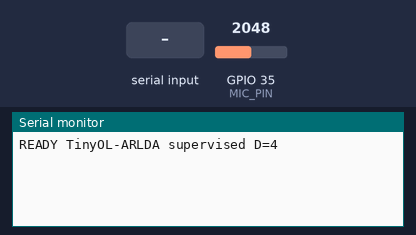
The sketch below on a simulated ESP32. Parts: the last lines printed to the serial monitor. Inputs (shaded band) come from the test bench; at power-on: GPIO 35 (MIC_PIN) = 2048 (analog values on the 0–4095 scale).

Above: at 1.4 s.
1.5 s: "90,45\n" received over Serial
At 1.9 s:
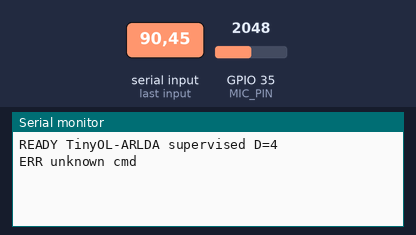
3.0 s: "R90\n" received over Serial
At 4.2 s:
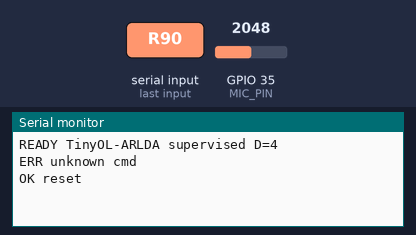
4.5 s: "S90\n" received over Serial
At 5.5 s:
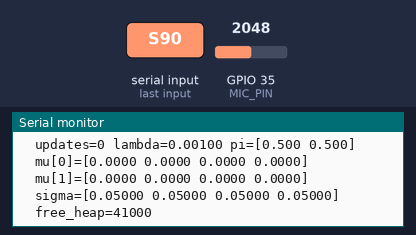
6.0 s: "M90\n" received over Serial
At 6.6 s:
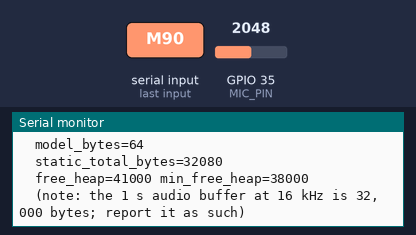
7.5 s: "L90\n" received over Serial
At 9.9 s:
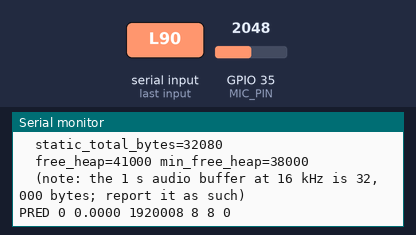

The sketch:

tinyol_arlda_firmware.ino
```cpp
// ============================================================================
// TinyOL-ARLDA firmware — Elecrow Mbits (ESP32-WROVER-B)
// ----------------------------------------------------------------------------
// Supervised online Regularized LDA with:
//   * EMA updates of class means, priors and a SHARED DIAGONAL covariance
//   * corrected shrinkage toward the scaled identity: sigma <- (1-l)*sigma + l*mean(sigma)
//   * adaptive lambda from the condition number of the diagonal covariance:
//       kappa = max(sigma)/min(sigma)
//       lambda_t = L_MIN + (L_MAX - L_MIN) * sigmoid(ALPHA * (kappa - KAPPA_REF))
//   * the 4 features retained by the manuscript's selection study:
//       rms, zcr, skewness, kurtosis   (no FFT, no MFCC)
//
// This matches the Python evaluation notebook (TinyOL_ARLDA class, 4-feature
// mode, supervised test-then-train). Every number the paper reports for the
// embedded platform must come from THIS code.
//
// Microphone: analog MEMS on GPIO35 (12-bit ADC), quiescent ~1850. NOT I2S.
//
// Serial protocol (921600 baud), one command per line:
//   R            reset model to initial state
//   S            print status: hyperparameters, model params, free heap
//   M            print memory report (static buffers + free heap)
//   L            live mode: capture 1 s from mic, predict, print
//   T <0|1>      live capture + supervised update with the given label
//   F <0|1>      frame replay: PC then sends NUM_SAMPLES int16 (little-endian);
//                device extracts features, predicts, updates with label,
//                replies  "PRED <yhat> <margin> <t_feat_us> <t_pred_us> <t_upd_us>"
//   P <0|1>      same as F but predict only (no update) — for a frozen model
// ============================================================================

#include <Arduino.h>
#include <math.h>

// ---------------------------- configuration --------------------------------
#define MIC_PIN          35
#define SAMPLE_RATE_HZ   16000          // must match the desktop pipeline (SR)
#define FRAME_SEC        1
#define NUM_SAMPLES      (SAMPLE_RATE_HZ * FRAME_SEC)
#define PERIOD_US        (1000000UL / SAMPLE_RATE_HZ)
#define ADC_MID          1850.0f        // quiescent ADC value (Elecrow: 1800-1900)
#define ADC_FULL         4095.0f

#define D                4              // rms, zcr, skewness, kurtosis
#define K                2              // normal (0), abnormal (1)

// ---- hyperparameters: UPDATE from the notebook's tuning output (4-feature run) ----
#define BETA        0.15f
#define L_MIN       0.001f
#define L_MAX       0.05f
#define ALPHA       0.01f
#define KAPPA_REF   100.0f
#define SIGMA_INIT  0.05f
#define SIGMA_EPS   1e-8f

// ---------------------------- static memory --------------------------------
// The paper's memory table must be reconstructed from these + the heap report.
static int16_t audio[NUM_SAMPLES];     // 32,000 bytes at 16 kHz / 1 s
static float   feat[D];                //     16 bytes

struct Model {
  float mu[K][D];                      // 2 * 4 * 4 =  32 bytes
  float pi[K];                         //          8 bytes
  float sigma[D];                      //         16 bytes
  float lambda;                        //          4 bytes
  uint32_t n_updates;
};
static Model model;                    // ~64 bytes total

static unsigned long t_acq_us = 0, t_feat_us = 0, t_pred_us = 0, t_upd_us = 0;

// ---------------------------- model --------------------------------------
void modelReset() {
  for (int k = 0; k < K; k++) {
    for (int d = 0; d < D; d++) model.mu[k][d] = 0.0f;
    model.pi[k] = 1.0f / K;
  }
  for (int d = 0; d < D; d++) model.sigma[d] = SIGMA_INIT;
  model.lambda = L_MIN;
  model.n_updates = 0;
}

static inline float clampf(float v, float lo, float hi) {
  return v < lo ? lo : (v > hi ? hi : v);
}

// discriminant scores; returns argmax and writes margin (top1 - top2)
int predict(const float *x, float *margin_out) {
  float g[K];
  for (int k = 0; k < K; k++) {
    float s = 0.0f;
    for (int d = 0; d < D; d++) {
      float inv = 1.0f / (model.sigma[d] > SIGMA_EPS ? model.sigma[d] : SIGMA_EPS);
      s += x[d] * inv * model.mu[k][d] - 0.5f * model.mu[k][d] * inv * model.mu[k][d];
    }
    s += logf(model.pi[k] > SIGMA_EPS ? model.pi[k] : SIGMA_EPS);
    g[k] = s;
  }
  int best = (g[1] > g[0]) ? 1 : 0;
  if (margin_out) *margin_out = fabsf(g[1] - g[0]);
  return best;
}

// supervised EMA update with corrected shrinkage + sigmoid lambda
void update(const float *x, int y) {
  // --- adaptive lambda from condition number of the diagonal covariance (O(D)) ---
  float smax = model.sigma[0], smin = model.sigma[0];
  for (int d = 1; d < D; d++) {
    if (model.sigma[d] > smax) smax = model.sigma[d];
    if (model.sigma[d] < smin) smin = model.sigma[d];
  }
  float kappa = smax / (smin > SIGMA_EPS ? smin : SIGMA_EPS);
  float z = ALPHA * (kappa - KAPPA_REF);
  z = clampf(z, -50.0f, 50.0f);
  float sig = 1.0f / (1.0f + expf(-z));
  model.lambda = L_MIN + (L_MAX - L_MIN) * sig;

  // --- EMA of mean, prior, diagonal covariance (residual w.r.t. old mean) ---
  for (int d = 0; d < D; d++) {
    float r = x[d] - model.mu[y][d];              // residual with OLD mean
    model.mu[y][d] = (1.0f - BETA) * model.mu[y][d] + BETA * x[d];
    model.sigma[d]  = (1.0f - BETA) * model.sigma[d] + BETA * r * r;
  }
  model.pi[y] = (1.0f - BETA) * model.pi[y] + BETA;
  float psum = model.pi[0] + model.pi[1];
  model.pi[0] /= psum; model.pi[1] /= psum;

  // --- corrected shrinkage toward scaled identity: tau = mean(sigma) ---
  float tau = 0.0f;
  for (int d = 0; d < D; d++) tau += model.sigma[d];
  tau /= D;
  for (int d = 0; d < D; d++) {
    model.sigma[d] = (1.0f - model.lambda) * model.sigma[d] + model.lambda * tau;
    if (model.sigma[d] < SIGMA_EPS) model.sigma[d] = SIGMA_EPS;
  }
  model.n_updates++;
}

// ---------------------------- features -----------------------------------
// Exact counterparts of the desktop extract_features() for the 4 retained
// descriptors, including the same normalization constants.
void extractFeatures(const int16_t *s, int n, float *out) {
  const float inv = 1.0f / 32767.0f;
  // pass 1: mean, sum of squares, zero crossings
  double mean = 0.0, ss = 0.0;
  uint32_t zc = 0;
  float prev = s[0] * inv;
  for (int i = 0; i < n; i++) {
    float v = s[i] * inv;
    mean += v; ss += (double)v * v;
    if (i > 0 && (prev * v) < 0.0f) zc++;
    prev = v;
  }
  mean /= n;
  float rms = sqrtf((float)(ss / n));
  float zcr = (float)zc / (float)(n - 1);
  // pass 2: central moments
  double m2 = 0.0, m3 = 0.0, m4 = 0.0;
  for (int i = 0; i < n; i++) {
    double dv = s[i] * inv - mean;
    double d2 = dv * dv;
    m2 += d2; m3 += d2 * dv; m4 += d2 * d2;
  }
  m2 /= n; m3 /= n; m4 /= n;
  float sd = sqrtf((float)m2);
  float skew = (float)(m3 / (sd * sd * sd + 1e-12));
  float kurt = (float)(m4 / (sd * sd * sd * sd + 1e-12));
  // same normalization as the notebook
  out[0] = clampf(rms * 10.0f, 0.0f, 2.0f) / 2.0f;     // rms_n
  out[1] = clampf(zcr * 10.0f, 0.0f, 1.0f);            // zcr_n
  out[2] = clampf((skew + 3.0f) / 6.0f, 0.0f, 1.0f);   // skewness_n
  out[3] = clampf((kurt + 3.0f) / 10.0f, 0.0f, 1.0f);  // kurtosis_n
}

// ---------------------------- acquisition --------------------------------
// Busy-wait paced sampling on the analog mic. Converts ADC counts to the
// same amplitude scale the desktop pipeline sees: (adc - mid)/full in [-1,1],
// stored as int16 (x32767) so the feature code has a single input format.
void captureFrame() {
  unsigned long t0 = micros();
  for (uint32_t i = 0; i < NUM_SAMPLES; i++) {
    unsigned long target = t0 + (unsigned long)i * PERIOD_US;
    while ((long)(micros() - target) < 0) { }
    float v = ((float)analogRead(MIC_PIN) - ADC_MID) / ADC_FULL;
    v = clampf(v, -1.0f, 1.0f);
    audio[i] = (int16_t)(v * 32767.0f);
  }
  t_acq_us = micros() - t0;
}

// read NUM_SAMPLES int16 (little-endian) from serial into audio[]
bool readFrameFromSerial() {
  size_t need = NUM_SAMPLES * sizeof(int16_t);
  size_t got = 0;
  unsigned long start = millis();
  uint8_t *p = (uint8_t *)audio;
  while (got < need) {
    if (Serial.available()) {
      got += Serial.readBytes(p + got, need - got);
    }
    if (millis() - start > 10000) return false;   // 10 s timeout
  }
  return true;
}

// ---------------------------- reporting -----------------------------------
void printStatus() {
  Serial.println("STATUS");
  Serial.printf("  D=%d K=%d SR=%d BETA=%.3f L_MIN=%.4f L_MAX=%.4f ALPHA=%.4f KAPPA_REF=%.1f\n",
                D, K, SAMPLE_RATE_HZ, BETA, L_MIN, L_MAX, ALPHA, KAPPA_REF);
  Serial.printf("  updates=%lu lambda=%.5f pi=[%.3f %.3f]\n",
                (unsigned long)model.n_updates, model.lambda, model.pi[0], model.pi[1]);
  for (int k = 0; k < K; k++)
    Serial.printf("  mu[%d]=[%.4f %.4f %.4f %.4f]\n", k,
                  model.mu[k][0], model.mu[k][1], model.mu[k][2], model.mu[k][3]);
  Serial.printf("  sigma=[%.5f %.5f %.5f %.5f]\n",
                model.sigma[0], model.sigma[1], model.sigma[2], model.sigma[3]);
  Serial.printf("  free_heap=%u\n", ESP.getFreeHeap());
}

void printMemory() {
  Serial.println("MEMORY");
  Serial.printf("  audio_buffer_bytes=%u\n", (unsigned)sizeof(audio));
  Serial.printf("  feature_vector_bytes=%u\n", (unsigned)sizeof(feat));
  Serial.printf("  model_bytes=%u\n", (unsigned)sizeof(model));
  Serial.printf("  static_total_bytes=%u\n",
                (unsigned)(sizeof(audio) + sizeof(feat) + sizeof(model)));
  Serial.printf("  free_heap=%u min_free_heap=%u\n", ESP.getFreeHeap(), ESP.getMinFreeHeap());
  Serial.println("  (note: the 1 s audio buffer at 16 kHz is 32,000 bytes; report it as such)");
}

void runFrame(int label, bool do_update, bool from_serial) {
  if (from_serial) {
    if (!readFrameFromSerial()) { Serial.println("ERR frame timeout"); return; }
    t_acq_us = 0;
  } else {
    captureFrame();
  }
  unsigned long t0 = micros();
  extractFeatures(audio, NUM_SAMPLES, feat);
  t_feat_us = micros() - t0;

  float margin;
  t0 = micros();
  int yhat = predict(feat, &margin);
  t_pred_us = micros() - t0;

  t_upd_us = 0;
  if (do_update && (label == 0 || label == 1)) {
    t0 = micros();
    update(feat, label);
    t_upd_us = micros() - t0;
  }
  Serial.printf("PRED %d %.4f %lu %lu %lu %lu\n", yhat, margin,
                t_acq_us, t_feat_us, t_pred_us, t_upd_us);
}

// ---------------------------- main ---------------------------------------
void setup() {
  Serial.begin(921600);
  delay(200);
  analogReadResolution(12);
  analogSetAttenuation(ADC_11db);
  modelReset();
  Serial.println("READY TinyOL-ARLDA supervised D=4");
}

void loop() {
  if (!Serial.available()) return;
  String line = Serial.readStringUntil('\n');
  line.trim();
  if (line.length() == 0) return;
  char cmd = line.charAt(0);
  int arg = -1;
  if (line.length() >= 3) arg = line.substring(2).toInt();

  switch (cmd) {
    case 'R': modelReset(); Serial.println("OK reset"); break;
    case 'S': printStatus(); break;
    case 'M': printMemory(); break;
    case 'L': runFrame(-1, false, false); break;
    case 'T': runFrame(arg, true,  false); break;
    case 'F': runFrame(arg, true,  true);  break;
    case 'P': runFrame(arg, false, true);  break;
    default:  Serial.println("ERR unknown cmd"); break;
  }
}
```

Measured:
- after the input at 1.5 s, the serial monitor: prints a new line at once (image 1)
- after the input at 3.0 s, the serial monitor: prints a new line at once (image 2)
- after the input at 4.5 s, the serial monitor: prints a new line at once (image 3)
- after the input at 6.0 s, the serial monitor: prints a new line at once (image 4)
- after the input at 7.5 s, the serial monitor: prints a new line after 1.9 s (image 5)
